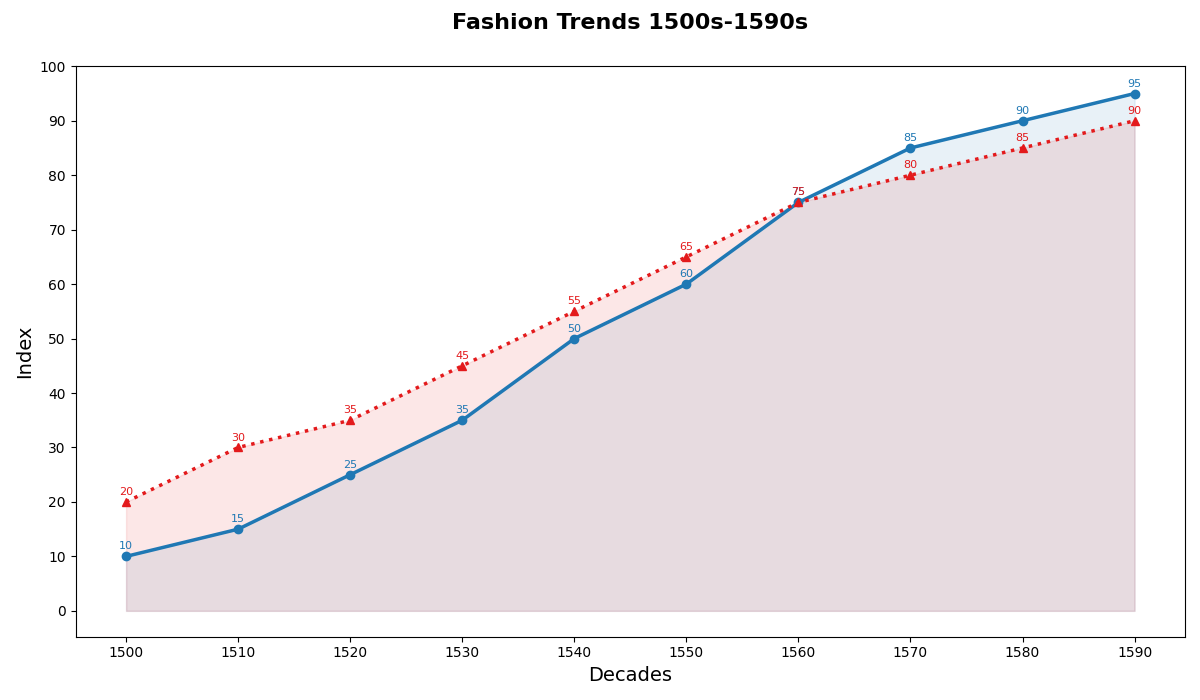

Source code (Python):
import matplotlib.pyplot as plt
import numpy as np

decades = np.arange(1500, 1600, 10)
ruff_collars = [10, 15, 25, 35, 50, 60, 75, 85, 90, 95]
brocade_fabrics = [20, 30, 35, 45, 55, 65, 75, 80, 85, 90]

fig, ax = plt.subplots(figsize=(12, 7))

colors = ['#e31a1c', '#1f78b4']

ax.plot(decades, ruff_collars, marker='o', linestyle='-', color=colors[1], linewidth=2.5)
ax.fill_between(decades, ruff_collars, color=colors[1], alpha=0.1)

ax.plot(decades, brocade_fabrics, marker='^', linestyle=':', color=colors[0], linewidth=2.5)
ax.fill_between(decades, brocade_fabrics, color=colors[0], alpha=0.1)

for i, (decade, rc, bf) in enumerate(zip(decades, ruff_collars, brocade_fabrics)):
    ax.annotate(str(rc), (decade, rc), textcoords="offset points", xytext=(0, 5), ha='center', fontsize=8, color=colors[1])
    ax.annotate(str(bf), (decade, bf), textcoords="offset points", xytext=(0, 5), ha='center', fontsize=8, color=colors[0])

# Shortening titles and labels
ax.set_title('Fashion Trends 1500s-1590s', fontsize=16, fontweight='bold', y=1.05)
ax.set_xlabel('Decades', fontsize=14)
ax.set_ylabel('Index', fontsize=14)
ax.set_xticks(decades)
ax.set_yticks(np.arange(0, 101, 10))

fig.tight_layout()
plt.show()
